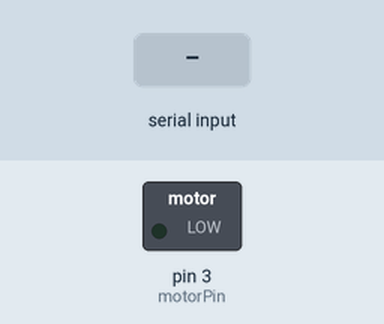
Bench run of a sketch on a simulated Arduino Uno, built with avr-gcc and run on an emulated ATmega328P. Shown: switched loads named in the sketch (green lamp = pin HIGH). The test bench sets the inputs (shaded band). What the sketch prints to the serial monitor is not drawn.

Above: at 1.2 s.
1.3 s: "1\n" received over Serial
At 1.7 s:
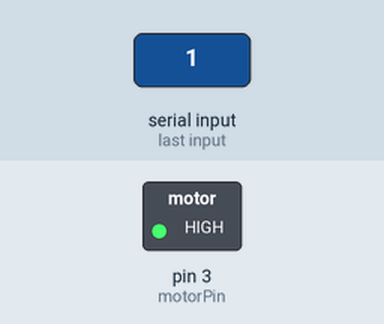
4.3 s: "0\n" received over Serial
Timing chart, 0 to 10.0 s (numbered marks = the images above; inputs shaded):
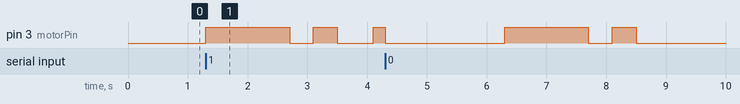

The sketch:

vibration_tx.ino
```cpp
const int motorPin = 3;
const unsigned long bitDuration = 200;  // 1ビット = 200ms
const int signalBitCount = 7;           // 開始信号ビット数（1を7回）
const int endSignalBitCount = 10;       // 終了信号ビット数（0を10回）

void sendVibrationBit(int bitValue) {
  digitalWrite(motorPin, bitValue == 1 ? HIGH : LOW);
  delay(bitDuration);
  digitalWrite(motorPin, LOW);  // 振動のOFFを明示
}

void sendByte(byte data) {
  Serial.print("Sending bits: ");
  for (int bit = 6; bit >= 0; bit--) {
    int bitValue = (data >> bit) & 0x01;
    sendVibrationBit(bitValue);
    Serial.print(bitValue);
  }
  Serial.println();
}

void sendStartSignal() {
  for (int i = 0; i < signalBitCount; i++) {
    sendVibrationBit(1);
  }
}

void sendEndSignal() {
  for (int i = 0; i < endSignalBitCount; i++) {
    sendVibrationBit(0);
  }
}

void setup() {
  Serial.begin(9600);
  pinMode(motorPin, OUTPUT);
  digitalWrite(motorPin, LOW);
}

void loop() {
  if (Serial.available() > 0) {
    String input = Serial.readStringUntil('\n');

    sendStartSignal();
    delay(bitDuration);  // ← ここを追加して開始信号後に待機

    for (int i = 0; i < input.length(); i++) {
      byte b = input.charAt(i) & 0x7F;  // 7ビットASCIIに制限
      sendByte(b);
    }

    sendEndSignal();
    Serial.println("Message sent.");
    digitalWrite(motorPin, LOW);
  }
}
```

Measured:
- after the input at 1.3 s, pin 3 (motorPin): goes HIGH 1.4 s, LOW 0.40 s, HIGH 0.40 s, LOW 0.60 s, then HIGH, starting at once
